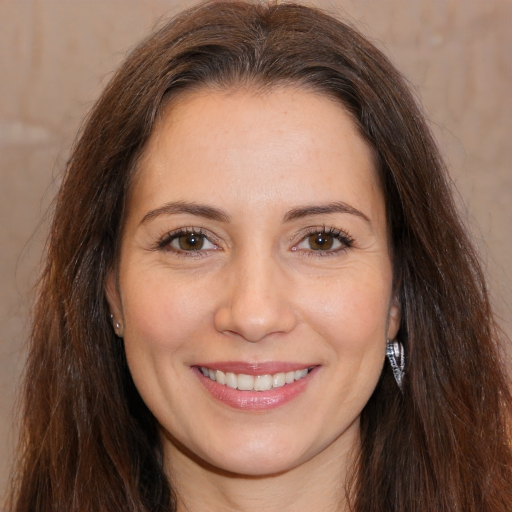
#> input picture 002-deep learning/muestraprueba.jpg, 1024 x 1024 px, found by its file name (shown at 1/2 size)
$ python '029-comprobacion print.py'
#> lines starting #> are read from the running program, lines starting #| are printed output that depends on the picture
from PIL import Image, ImageDraw, ImageFilter, ImageEnhance
import math
import numpy as np
import cv2
from collections import Counter
import os
import glob
import ast

def reduce_angle(angle):
    angle %= 360  # Map the angle to the range 0 to 360 degrees

    if angle <= -180:
        angle += 360
    elif angle > 180:
        angle -= 360

    # Round the angle to the nearest multiple of 45 degrees
    reduced_angle = round(angle / 45) * 45

    return reduced_angle

def calculaAngulo(imagen):
    image = imagen  # Replace with your image file name
    gray_image = image.convert("L")
    image_array = np.array(gray_image)
    edges = cv2.Canny(image_array, threshold1=30, threshold2=100)
    contours, hierarchy = cv2.findContours(edges, cv2.RETR_EXTERNAL, cv2.CHAIN_APPROX_SIMPLE)
    largest_contour = max(contours, key=cv2.contourArea)
    x1, y1, x2, y2 = cv2.boundingRect(largest_contour)
    delta_x = x2 - x1
    delta_y = y2 - y1
    angle_rad = np.arctan2(delta_y, delta_x)
    angle_deg = np.degrees(angle_rad)
    return angle_deg

# [4 lines left out: function convert_to_percentage, not called in this run]

def hsl_to_rgb(h, s, l):
    h /= 360.0
    s /= 100.0
    l /= 100.0

    if s == 0:
        r = g = b = l
    else:
        def hue_to_rgb(p, q, t):
            if t < 0:
                t += 1
            if t > 1:
                t -= 1
            if t < 1/6:
                return p + (q - p) * 6 * t
            if t < 1/2:
                return q
            if t < 2/3:
                return p + (q - p) * (2/3 - t) * 6
            return p

        if l < 0.5:
            q = l * (1 + s)
        else:
            q = l + s - l * s

        p = 2 * l - q
        r = hue_to_rgb(p, q, h + 1/3)
        g = hue_to_rgb(p, q, h)
        b = hue_to_rgb(p, q, h - 1/3)

    r = int(round(r * 255))
    g = int(round(g * 255))
    b = int(round(b * 255))

    return r, g, b

def convert_dict_values_to_percentage(dictionary, decimal_places=2):
    total = sum(dictionary.values())
    percentages = {key: round((value / total) * 100, decimal_places) for key, value in dictionary.items()}
    return percentages

# [70 lines left out: function visionArtificial, not called in this run]
    #imagendestino.show()

def visionArtificialLee(rutaimagen):
#> called with rutaimagen = 'muestraprueba.jpg'
    imagen = Image.open(rutaimagen)
#> imagen is the input picture: PIL image 1024x1024 RGB; mean R, G, B 137.2, 102.5, 85.3
    imagengris = imagen.convert("L")
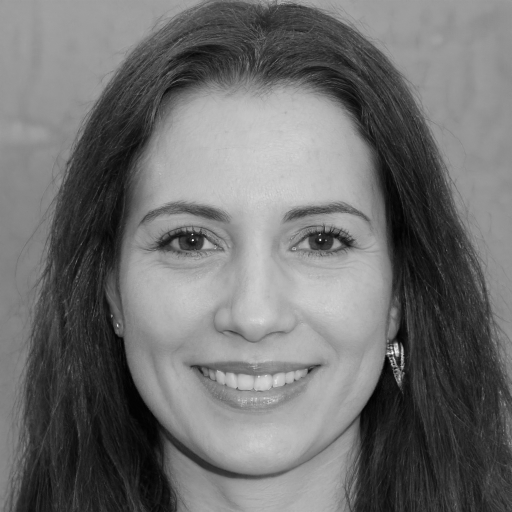
#> imagengris: PIL image 1024x1024 L (shown at 1/2 size); min 0, max 253, mean 110.9
    bordes = imagengris.filter(ImageFilter.FIND_EDGES)
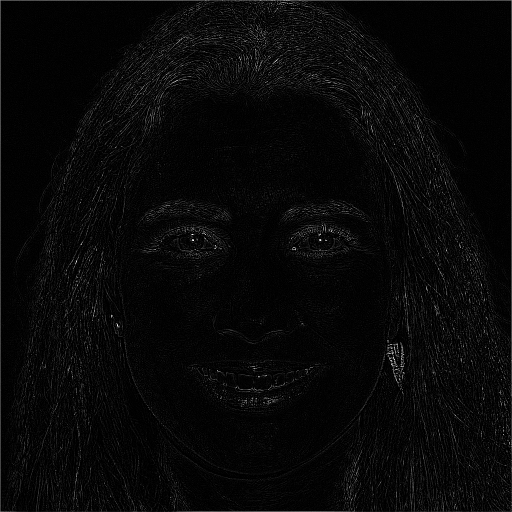
#> bordes: PIL image 1024x1024 L (shown at 1/2 size); min 0, max 255, mean 8
    enhancer = ImageEnhance.Contrast(bordes)
    contrast_factor = 2.0
    enhanced_image = enhancer.enhance(contrast_factor)
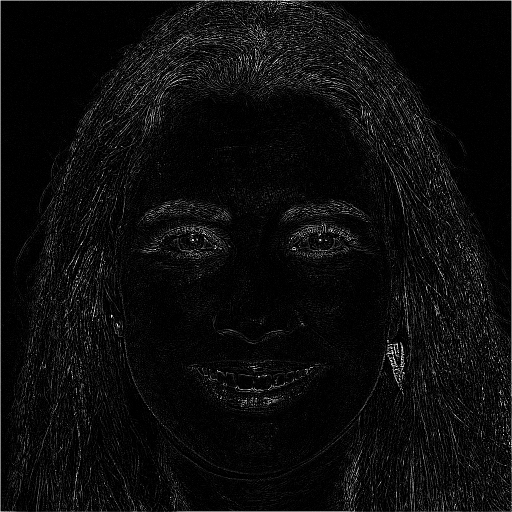
#> enhanced_image: PIL image 1024x1024 L (shown at 1/2 size); min 0, max 255, mean 12.3
    pixeles = imagen.load()
    tamanio = imagen.size
#> tamanio = (1024, 1024)
    anchura = tamanio[0]
#> anchura = 1024
    altura = tamanio[1]
#> altura = 1024
    print(tamanio)
#| (1024, 1024)


    anchuradestino = int(anchura)
#> anchuradestino = 1024
    alturadestino = int(altura)
#> alturadestino = 1024
    color = (0,0,0)
    anchurarectangulo = 4
    imagendestino = Image.new('RGB', (anchuradestino, alturadestino), color)
#> imagendestino: PIL image 1024x1024 RGB; every value is 0
    dibujo = ImageDraw.Draw(imagendestino)
    angulo = 0
    radio = 0
    lista = []
    for i in range(0,55000):
        if radio > anchura/2:
            break
        radio += 0.03
        angulo += 0.1
        componentex = round(anchura/2+math.cos(angulo)*radio)
        componentey = round(altura/2+math.sin(angulo)*radio)
        nuevocolor = pixeles[componentex,componentey]
        #print(str(componentex)+","+str(componentey))


        region = enhanced_image.crop((
            componentex,
            componentey,
            componentex+anchurarectangulo,
            componentey+anchurarectangulo))
        try:
            #print(calculaAngulo(region))
            dibujo.rectangle(
            [(
                componentex,
                componentey
                ),
             (
                componentex+4,
                componentey+4
                )
            ],
            fill=hsl_to_rgb(
                round(calculaAngulo(region)),
                100,50
                ))
            lista.append(reduce_angle(round(calculaAngulo(region))))
        except:
            pass
#> this loop made 17068 passes
    #print(lista)

    diccionario = {-180:0,-135:0,-90:0,-45:0,0:0,45:0,90:0,135:0,180:0}

    for elemento in lista:
        diccionario[elemento] += 1
#> this loop made 10827 passes
#> elemento on passes 1 to 3: -45, -45, -45
    #print(diccionario)
    diccionarioporcentajes = convert_dict_values_to_percentage(diccionario,decimal_places=0)
    return diccionarioporcentajes

    # [6 lines of commented-out code are left out]

print(visionArtificialLee("muestraprueba.jpg"))
muestra = visionArtificialLee("muestraprueba.jpg")
#| (1024, 1024)
#> the loop in visionArtificialLee (call 2), `for elemento in lista:` made 10827 passes
memoria= "memoria.txt"
#> (the run stopped early here; a loop or call above may not have finished)

$ run again, with 002-deep learning/caramuestra.jpg copied over 002-deep learning/muestraprueba.jpg
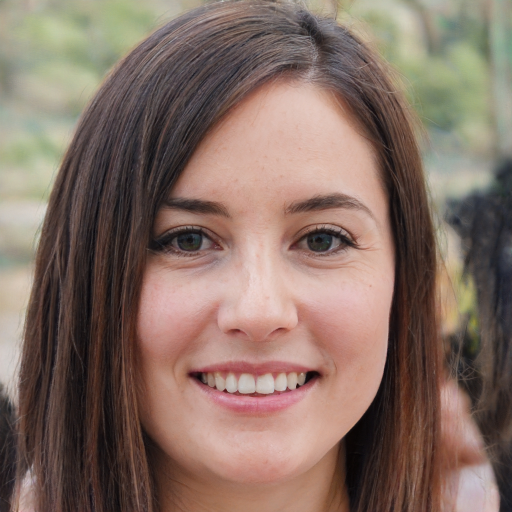
#> input picture 002-deep learning/caramuestra.jpg, 1024 x 1024 px, found by its file name (shown at 1/2 size)
#> in visionArtificialLee, imagen is the input picture: PIL image 1024x1024 RGB; mean R, G, B 133, 111.1, 100.5
#> in visionArtificialLee, `imagengris = imagen.convert("L")`:
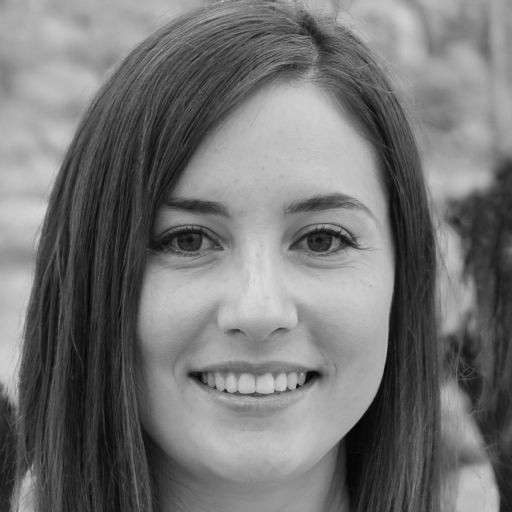
#> imagengris: PIL image 1024x1024 L (shown at 1/2 size); min 3, max 223, mean 116.4
#> in visionArtificialLee, `enhanced_image = enhancer.enhance(contrast_factor)`:
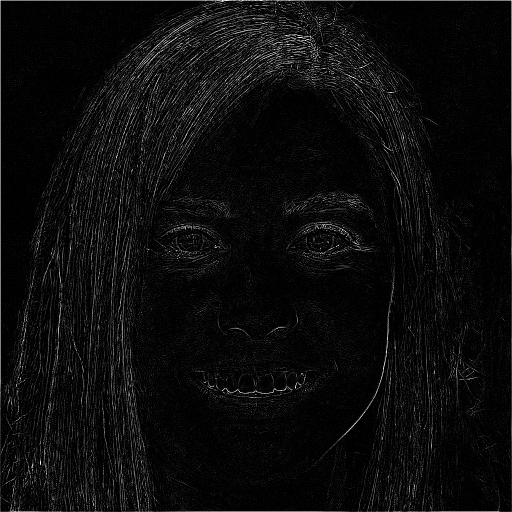
#> enhanced_image: PIL image 1024x1024 L (shown at 1/2 size); min 0, max 255, mean 11.8
#| (1024, 1024)
#> imagendestino: PIL image 1024x1024 RGB; every value is 0
#> the loop in visionArtificialLee, `for i in range(0,55000):` made 17068 passes
#> nuevocolor on passes 1 to 3: (227, 191, 179), (227, 191, 179), (227, 191, 179)
#> the loop in visionArtificialLee, `for elemento in lista:` made 11188 passes
#> elemento on passes 1 to 3: -135, -135, -135
#| (1024, 1024)
#> the loop in visionArtificialLee (call 2), `for elemento in lista:` made 11188 passes

$ run again, with 002-deep learning/caramuestra2.jpg copied over 002-deep learning/muestraprueba.jpg
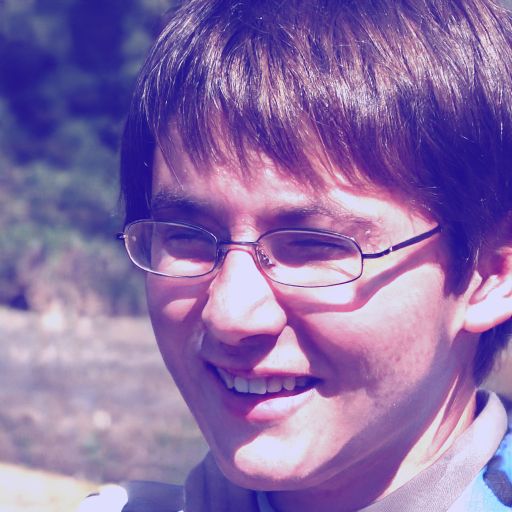
#> input picture 002-deep learning/caramuestra2.jpg, 1024 x 1024 px, found by its file name (shown at 1/2 size)
#> in visionArtificialLee, imagen is the input picture: PIL image 1024x1024 RGB; mean R, G, B 138.6, 110, 167.4
#> in visionArtificialLee, `imagengris = imagen.convert("L")`:
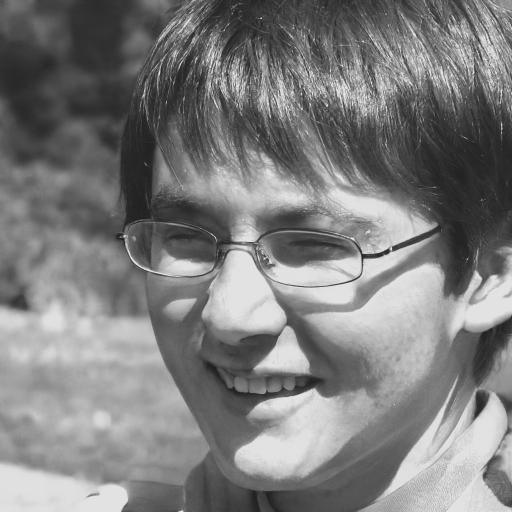
#> imagengris: PIL image 1024x1024 L (shown at 1/2 size); min 31, max 227, mean 125.1
#> in visionArtificialLee, `enhanced_image = enhancer.enhance(contrast_factor)`:
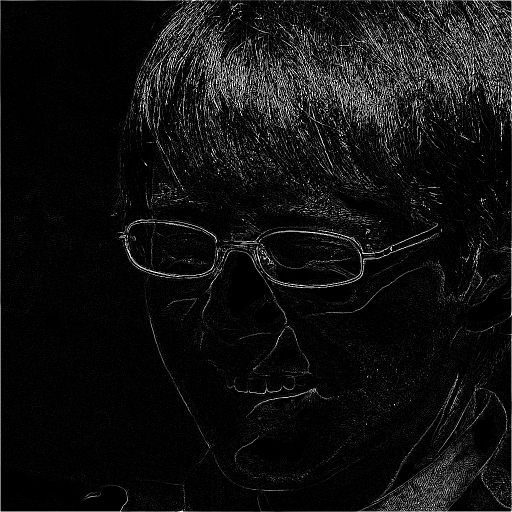
#> enhanced_image: PIL image 1024x1024 L (shown at 1/2 size); min 0, max 255, mean 16.3
#| (1024, 1024)
#> imagendestino: PIL image 1024x1024 RGB; every value is 0
#> the loop in visionArtificialLee, `for i in range(0,55000):` made 17068 passes
#> (nuevocolor, h in hsl_to_rgb) on passes 1 to 3: ((137, 77, 147), -0.175), ((137, 77, 147), -0.175), ((137, 77, 147), -0.175)
#> the loop in visionArtificialLee, `for elemento in lista:` made 10281 passes
#> elemento on passes 1 to 3: -45, -45, -45
#| (1024, 1024)
#> the loop in visionArtificialLee (call 2), `for elemento in lista:` made 10281 passes
